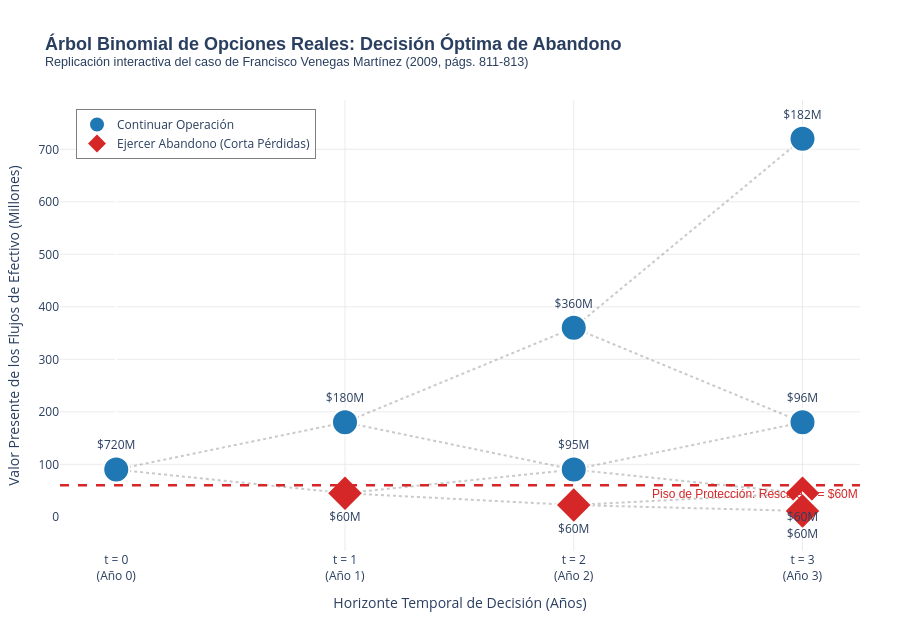

The cell this chart's notebook holds for it:
### Markdown cell above
---
## Módulo 2: Árbol Binomial Interactivo de Decisiones Gerenciales

En este gráfico interactivo:
* **Pasa el cursor sobre cualquier nodo:** Podrás ver en tiempo real el valor de los flujos del proyecto ($S$), el valor de la opción ($c$) y la decisión óptima de la junta directiva.
* **Nodos Azules:** La gerencia decide **CONTINUAR** operando porque el valor de continuar supera el valor de liquidación.
* **Nodos Rojos:** La gerencia ejerce activamente la opción de **ABANDONO**, frenando en seco las pérdidas y recibiendo los $\$60\text{M}$ garantizados.
* **Línea Punteada Roja:** El piso de seguridad del valor de rescate ($V = \$60\text{M}$).

### Code cell
# 3. Construcción del Árbol Interactivo en Plotly
def graficar_arbol_interactivo(res):
    arbol_S = res['arbol_S']
    arbol_C = res['arbol_C']
    dec = res['decision']
    N = res['N']
    V = res['V']
    
    fig = go.Figure()
    
    # 1. Dibujar ramas (aristas de conexión)
    edge_x = []
    edge_y = []
    for i in range(N):
        for j in range(i + 1):
            # Rama Arriba (Up)
            edge_x.extend([i, i + 1, None])
            edge_y.extend([arbol_S[i][j], arbol_S[i + 1][j], None])
            # Rama Abajo (Down)
            edge_x.extend([i, i + 1, None])
            edge_y.extend([arbol_S[i][j], arbol_S[i + 1][j + 1], None])
            
    fig.add_trace(go.Scatter(
        x=edge_x, y=edge_y,
        mode='lines',
        line=dict(color='rgba(150, 150, 150, 0.5)', width=2, dash='dot'),
        hoverinfo='none',
        showlegend=False
    ))
    
    # 2. Dibujar nodos separados por decisión
    node_x_cont, node_y_cont, text_cont = [], [], []
    node_x_aban, node_y_aban, text_aban = [], [], []
    
    for i in range(N + 1):
        for j in range(i + 1):
            s_val = arbol_S[i][j]
            c_val = arbol_C[i][j]
            d_val = dec[i][j]
            
            tooltip = (f"<b>Año {i} (Nodo [{i},{j}])</b><br>"
                       f"• Flujos del Proyecto (S): ${s_val:.2f}M<br>"
                       f"• Valor con Opción (c):   ${c_val:.2f}M<br>"
                       f"• Valor de Rescate (V):   ${V:.2f}M<br>"
                       f"• Decisión Óptima:        <b>{d_val}</b>")
            
            if "ABANDONO" in d_val:
                node_x_aban.append(i)
                node_y_aban.append(s_val)
                text_aban.append(tooltip)
            else:
                node_x_cont.append(i)
                node_y_cont.append(s_val)
                text_cont.append(tooltip)
                
    # Nodos Continuación (Azul Corporativo)
    fig.add_trace(go.Scatter(
        x=node_x_cont, y=node_y_cont,
        mode='markers+text',
        marker=dict(size=26, color='#1f77b4', line=dict(color='white', width=2)),
        text=[f"${arbol_C[i][j]:.0f}M" for i, col in arbol_C.items() for j, v in enumerate(col) if "ABANDONO" not in dec[i][j]],
        textposition="top center",
        hovertext=text_cont,
        hoverinfo='text',
        name='Continuar Operación'
    ))
    
    # Nodos Abandono (Rojo Estratégico)
    fig.add_trace(go.Scatter(
        x=node_x_aban, y=node_y_aban,
        mode='markers+text',
        marker=dict(size=28, color='#d62728', symbol='diamond', line=dict(color='white', width=2)),
        text=[f"${arbol_C[i][j]:.0f}M" for i, col in arbol_C.items() for j, v in enumerate(col) if "ABANDONO" in dec[i][j]],
        textposition="bottom center",
        hovertext=text_aban,
        hoverinfo='text',
        name='Ejercer Abandono (Corta Pérdidas)'
    ))
    
    # Línea horizontal de valor de rescate V
    fig.add_hline(
        y=V, line_dash="dash", line_color="#d62728", line_width=2.5,
        annotation_text=f"Piso de Protección: Rescate V = ${V:.0f}M",
        annotation_position="bottom right",
        annotation_font=dict(color="#d62728", size=12, family="Arial")
    )
    
    fig.update_layout(
        title=dict(
            text="<b>Árbol Binomial de Opciones Reales: Decisión Óptima de Abandono</b><br><sup>Replicación interactiva del caso de Francisco Venegas Martínez (2009, págs. 811-813)</sup>",
            x=0.05, font=dict(size=18, family="Arial")
        ),
        xaxis=dict(
            title="Horizonte Temporal de Decisión (Años)",
            tickmode='array', tickvals=list(range(N + 1)),
            ticktext=[f"t = {t}<br>(Año {t})" for t in range(N + 1)],
            gridcolor='rgba(230,230,230,0.8)'
        ),
        yaxis=dict(
            title="Valor Presente de los Flujos de Efectivo (Millones)",
            gridcolor='rgba(230,230,230,0.8)'
        ),
        plot_bgcolor='white',
        legend=dict(x=0.02, y=0.98, bgcolor='rgba(255,255,255,0.9)', bordercolor='gray', borderwidth=1),
        height=620,
        margin=dict(l=60, r=40, t=100, b=60)
    )
    
    return fig

fig_tree = graficar_arbol_interactivo(res)
fig_tree.show()

### Figure 1 — Plotly figure (JSON) as saved in the notebook; plotly's stock layout.template omitted (floating-point values rounded to 4 significant figures)
{"data": [{"hoverinfo": "none", "line": {"color": "rgba(150, 150, 150, 0.5)", "dash": "dot", "width": 2}, "mode": "lines", "showlegend": false, "type": "scatter", "x": [0, 1, null, 0, 1, null, 1, 2, null, 1, 2, null, 1, 2, null, 1, 2, null, 2, 3, null, 2, 3, null, 2, 3, null, 2, 3, null, 2, 3, null, 2, 3, null], "y": [90.0, 180.0, null, 90.0, 45.0, null, 180.0, 360.0, null, 180.0, 90.0, null, 45.0, 90.0, null, 45.0, 22.5, null, 360.0, 720.0, null, 360.0, 180.0, null, 90.0, 180.0, null, 90.0, 45.0, null, 22.5, 45.0, null, 22.5, 11.25, null]}, {"hoverinfo": "text", "hovertext": ["<b>Año 0 (Nodo [0,0])</b><br>• Flujos del Proyecto (S): $90.00M<br>• Valor con Opción (c):   $95.69M<br>• Valor de Rescate (V):   $60.00M<br>• Decisión Óptima:        <b>CONTINUAR (Esperar)</b>", "<b>Año 1 (Nodo [1,0])</b><br>• Flujos del Proyecto (S): $180.00M<br>• Valor con Opción (c):   $181.67M<br>• Valor de Rescate (V):   $60.00M<br>• Decisión Óptima:        <b>CONTINUAR (Esperar)</b>", "<b>Año 2 (Nodo [2,0])</b><br>• Flujos del Proyecto (S): $360.00M<br>• Valor con Opción (c):   $360.00M<br>• Valor de Rescate (V):   $60.00M<br>• Decisión Óptima:        <b>CONTINUAR (Esperar)</b>", "<b>Año 2 (Nodo [2,1])</b><br>• Flujos del Proyecto (S): $90.00M<br>• Valor con Opción (c):   $95.00M<br>• Valor de Rescate (V):   $60.00M<br>• Decisión Óptima:        <b>CONTINUAR (Esperar)</b>", "<b>Año 3 (Nodo [3,0])</b><br>• Flujos del Proyecto (S): $720.00M<br>• Valor con Opción (c):   $720.00M<br>• Valor de Rescate (V):   $60.00M<br>• Decisión Óptima:        <b>CONTINUAR (Operación)</b>", "<b>Año 3 (Nodo [3,1])</b><br>• Flujos del Proyecto (S): $180.00M<br>• Valor con Opción (c):   $180.00M<br>• Valor de Rescate (V):   $60.00M<br>• Decisión Óptima:        <b>CONTINUAR (Operación)</b>"], "marker": {"color": "#1f77b4", "line": {"color": "white", "width": 2}, "size": 26}, "mode": "markers+text", "name": "Continuar Operación", "text": ["$720M", "$180M", "$360M", "$95M", "$182M", "$96M"], "textposition": "top center", "type": "scatter", "x": [0, 1, 2, 2, 3, 3], "y": [90.0, 180.0, 360.0, 90.0, 720.0, 180.0]}, {"hoverinfo": "text", "hovertext": ["<b>Año 1 (Nodo [1,1])</b><br>• Flujos del Proyecto (S): $45.00M<br>• Valor con Opción (c):   $60.00M<br>• Valor de Rescate (V):   $60.00M<br>• Decisión Óptima:        <b>ABANDONO TEMPRANO (Ejercer V)</b>", "<b>Año 2 (Nodo [2,2])</b><br>• Flujos del Proyecto (S): $22.50M<br>• Valor con Opción (c):   $60.00M<br>• Valor de Rescate (V):   $60.00M<br>• Decisión Óptima:        <b>ABANDONO TEMPRANO (Ejercer V)</b>", "<b>Año 3 (Nodo [3,2])</b><br>• Flujos del Proyecto (S): $45.00M<br>• Valor con Opción (c):   $60.00M<br>• Valor de Rescate (V):   $60.00M<br>• Decisión Óptima:        <b>ABANDONO (Recupera V)</b>", "<b>Año 3 (Nodo [3,3])</b><br>• Flujos del Proyecto (S): $11.25M<br>• Valor con Opción (c):   $60.00M<br>• Valor de Rescate (V):   $60.00M<br>• Decisión Óptima:        <b>ABANDONO (Recupera V)</b>"], "marker": {"color": "#d62728", "line": {"color": "white", "width": 2}, "size": 28, "symbol": "diamond"}, "mode": "markers+text", "name": "Ejercer Abandono (Corta Pérdidas)", "text": ["$60M", "$60M", "$60M", "$60M"], "textposition": "bottom center", "type": "scatter", "x": [1, 2, 3, 3], "y": [45.0, 22.5, 45.0, 11.25]}], "layout": {"annotations": [{"font": {"color": "#d62728", "family": "Arial", "size": 12}, "showarrow": false, "text": "Piso de Protección: Rescate V = $60M", "x": 1, "xanchor": "right", "xref": "x domain", "y": 60.0, "yanchor": "top", "yref": "y"}], "height": 620, "legend": {"bgcolor": "rgba(255,255,255,0.9)", "bordercolor": "gray", "borderwidth": 1, "x": 0.02, "y": 0.98}, "margin": {"b": 60, "l": 60, "r": 40, "t": 100}, "plot_bgcolor": "white", "shapes": [{"line": {"color": "#d62728", "dash": "dash", "width": 2.5}, "type": "line", "x0": 0, "x1": 1, "xref": "x domain", "y0": 60.0, "y1": 60.0, "yref": "y"}], "title": {"font": {"family": "Arial", "size": 18}, "text": "<b>Árbol Binomial de Opciones Reales: Decisión Óptima de Abandono</b><br><sup>Replicación interactiva del caso de Francisco Venegas Martínez (2009, págs. 811-813)</sup>", "x": 0.05}, "xaxis": {"gridcolor": "rgba(230,230,230,0.8)", "tickmode": "array", "ticktext": ["t = 0<br>(Año 0)", "t = 1<br>(Año 1)", "t = 2<br>(Año 2)", "t = 3<br>(Año 3)"], "tickvals": [0, 1, 2, 3], "title": {"text": "Horizonte Temporal de Decisión (Años)"}}, "yaxis": {"gridcolor": "rgba(230,230,230,0.8)", "title": {"text": "Valor Presente de los Flujos de Efectivo (Millones)"}}}}
